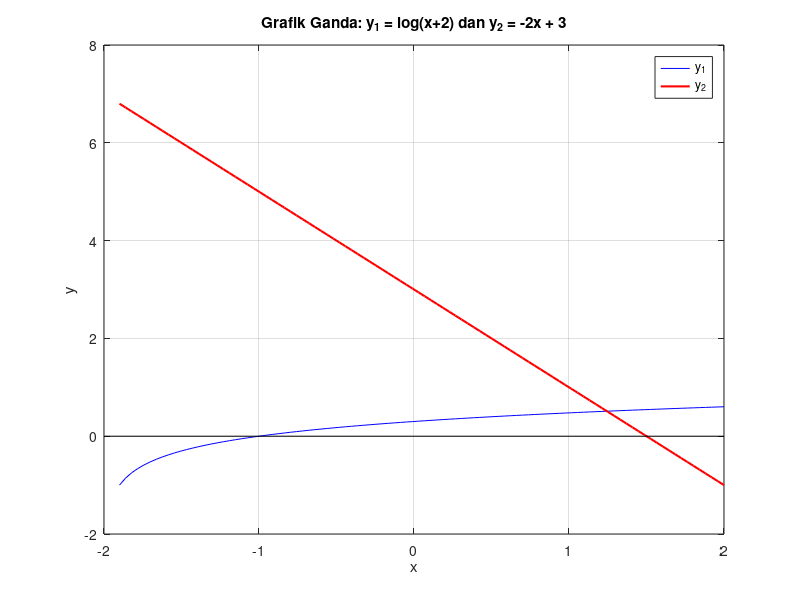

This figure's MATLAB source: (Note: this script raises an error after producing the figure.)
% Grafik Ganda - Persamaan 3
x = linspace(-1.9, 2, 100);
y1 = log10(x + 2);
y2 = -2*x + 3;
plot(x, y1, 'b', x, y2, 'r', 'LineWidth', 1.5); grid on;
hold on;
line([-2, 2], [0, 0], 'Color', 'k'); % Sumbu X
title('Grafik Ganda: y_1 = log(x+2) dan y_2 = -2x + 3');
xlabel('x'); ylabel('y');
legend('y_1', 'y_2');
gtext('Akar');
hold off;
